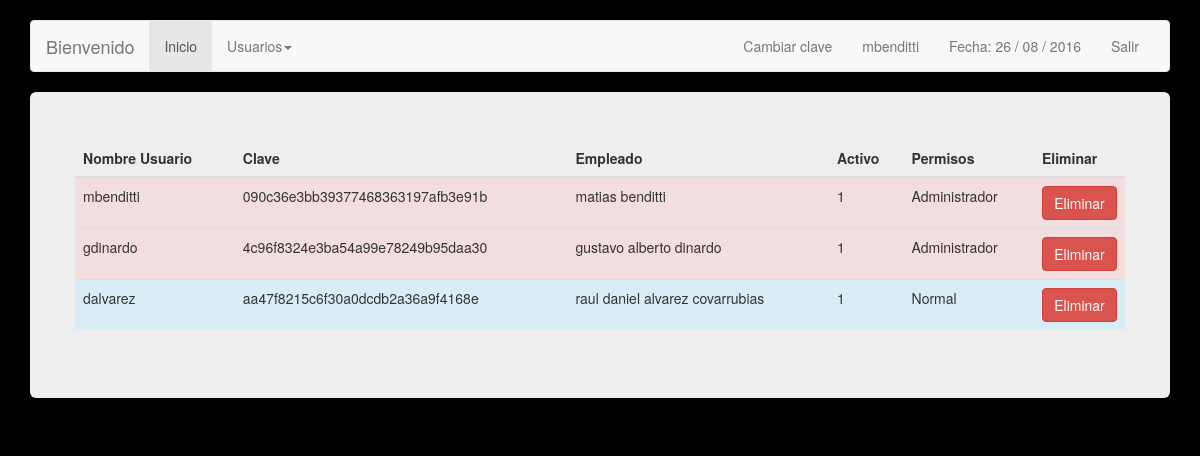
The app's page /TicketWeb/usuarios.php (signed in), older data.
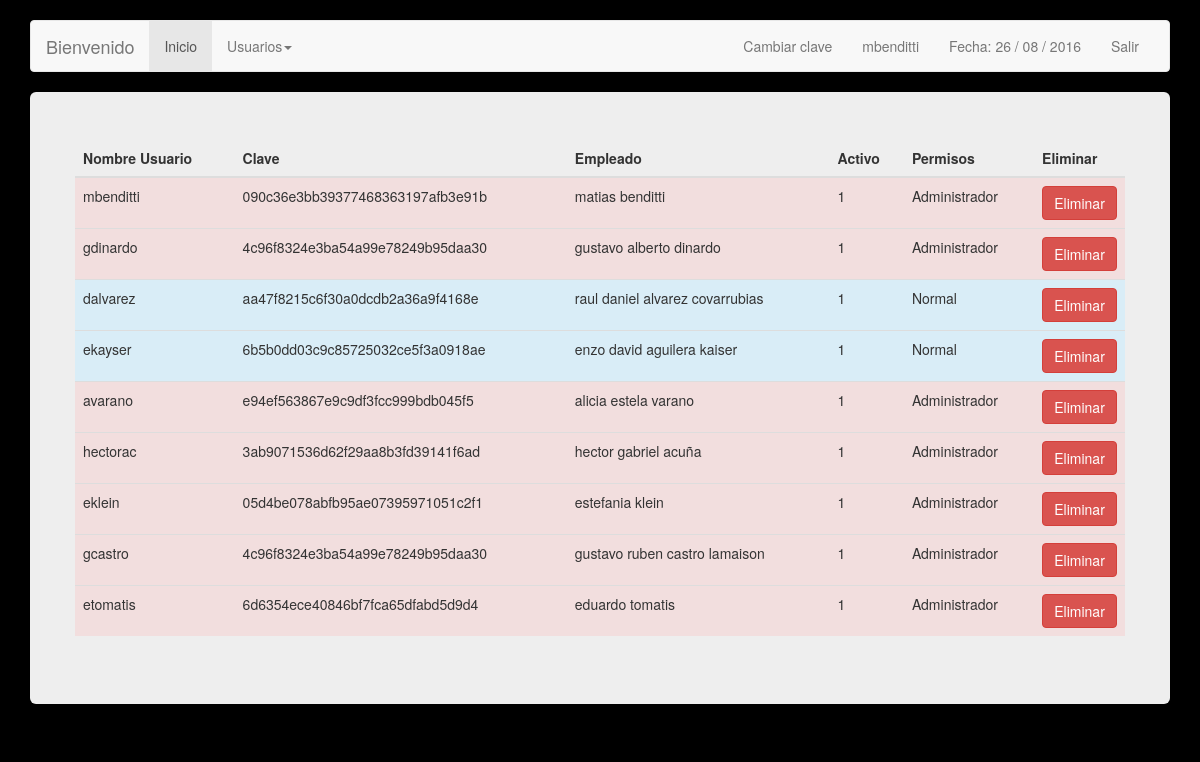
The same page, newer data.
### tables this page shows
CREATE TABLE `usuarios` (
  `id_usuario` int(11) NOT NULL,
  `nombre_usuario` varchar(10) NOT NULL,
  `contrasenia` varchar(36) NOT NULL,
  `fk_empleado` int(11) NOT NULL,
  `activo` tinyint(1) NOT NULL,
  `fk_permiso` int(11) NOT NULL,
  `id_extreme` varchar(180) DEFAULT NULL
);

### TicketWeb/usuarios.php (the view, shortened to what this page needs)
<?php
include('inc/config.php');
$link = mysqli_connect ($dbhost, $dbusername, $dbuserpass);
mysqli_select_db($link,$dbname) or die('No se puede seleccionar la base de datos');
$query = mysqli_query($link,"SELECT id_usuario,nombre_usuario, contrasenia, activo, fk_permiso, CONCAT( nombre,  ' ', apellido ) AS empleado FROM usuarios u JOIN empleados e ON u.fk_empleado = e.id_empleado") or die(mysql_error());
?>
<!DOCTYPE html>
<html lang="en">
  <head>
    <link href="css/bootstrap.min.css" rel="stylesheet">
  </head>
  <body>
    <br>
        <div class="container">
      <?php include('inc/menu.php'); ?>
      <div class="jumbotron">
<div class="row">
              <table class="table table-hover">
                	<thead>
                    	<th> Nombre Usuario </th>
                      <th> Clave </th>
                      <th> Empleado </th>
                      <th> Activo </th>
                      <th> Permisos </th>
                      <?php if($_SESSION["permiso"] == 1){?> <th> Eliminar </th> <?php }?>
                    </thead>
                    <tbody>
                    	<?php while($usuario = mysqli_fetch_array($query)){ ?>
                        <?php if($usuario['fk_permiso'] == 1){ ?>
                        <tr class="danger">
                            <td> <?php echo $usuario['nombre_usuario']; ?> </td>
                            <td> <?php if ($usuario['contrasenia'] != ''){ echo $usuario['contrasenia'];}else{ echo "Sin pass";} ?> </td>
                            <td> <?php echo $usuario['empleado']; ?> </td>
                              <td> <?php echo $usuario['activo']; ?> </td>
                            <td> <?php if($usuario['fk_permiso'] == 1){ echo "Administrador";}else{ echo "Normal";} ?> </td>
                             <?php if($_SESSION["permiso"] == 1){?>
                            <td>  <a href="eliminar.php?id=<?php echo $usuario['id_usuario'];?>&tipo=usuario " role="button"  class="btn btn-danger btn-primary btn-block"> Eliminar </a></td>
							<?php }?>
                        </tr>
                        <?php }else{ ?>
                        <tr class="info">
                          <td> <?php echo $usuario['nombre_usuario']; ?> </td>
                          <td> <?php if ($usuario['contrasenia'] != ''){ echo $usuario['contrasenia'];}else{ echo "Sin pass";} ?> </td>
                          <td> <?php echo $usuario['empleado']; ?> </td>
                            <td> <?php echo $usuario['activo']; ?> </td>
                          <td> <?php if($usuario['fk_permiso'] == 1){ echo "Administrador";}else{ echo "Normal";} ?> </td>
                           <?php if($_SESSION["permiso"] == 1){?>
                          <td>  <a href="eliminar.php?id=<?php echo $usuario['id_usuario'];?>&tipo=usuario " role="button"  class="btn btn-danger btn-primary btn-block"> Eliminar </a></td>
							<?php }?>
                        </tr>
                        <?php } ?>
                        <?php } ?>
                    </tbody>
				</table>
</div>
      </div>
    </div>
  </body>
</html>

Row changes from the older to the newer data that the page shows:
added usuarios: nombre_usuario "ekayser", contrasenia "6b5b0dd03c9c85725032ce5f3a0918ae", empleado "enzo david aguilera kaiser", activo "1", shows "Normal"
added usuarios: nombre_usuario "avarano", contrasenia "e94ef563867e9c9df3fcc999bdb045f5", empleado "alicia estela varano", activo "1", shows "Administrador"
added usuarios: nombre_usuario "hectorac", contrasenia "3ab9071536d62f29aa8b3fd39141f6ad", empleado "hector gabriel acuña", activo "1", shows "Administrador"
added usuarios: nombre_usuario "eklein", contrasenia "05d4be078abfb95ae07395971051c2f1", empleado "estefania klein", activo "1", shows "Administrador"
added usuarios: nombre_usuario "gcastro", contrasenia "4c96f8324e3ba54a99e78249b95daa30", empleado "gustavo ruben castro lamaison", activo "1", shows "Administrador"
added usuarios: nombre_usuario "etomatis", contrasenia "6d6354ece40846bf7fca65dfabd5d9d4", empleado "eduardo tomatis", activo "1", shows "Administrador"
